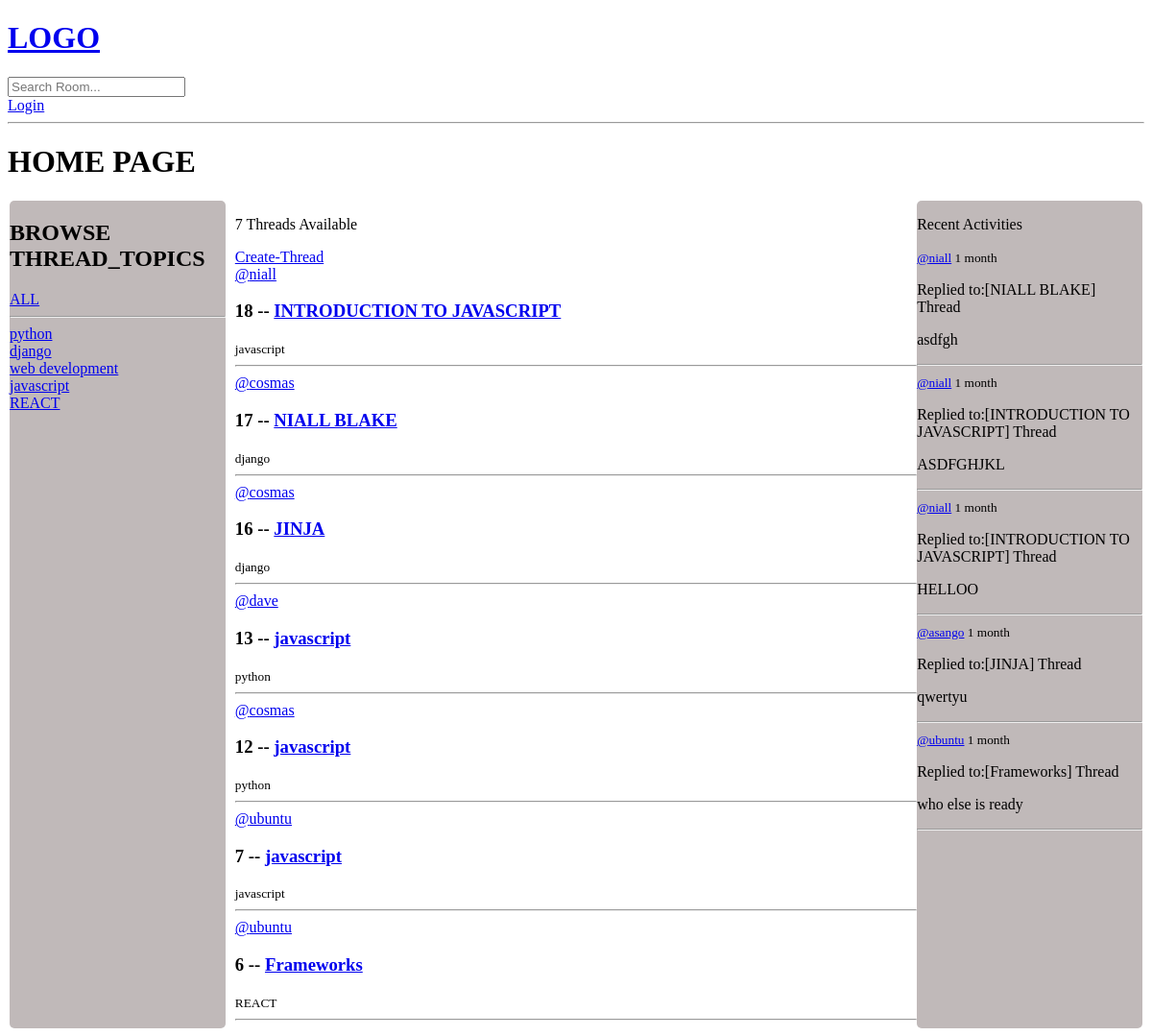
The page / on the database its author committed.
### webflow/models.py (models this page shows, shortened)
class Topic(models.Model):
    name = models.CharField(max_length=200) # the topic model has only one attribute 'name' (topic name).

class Room(models.Model):
    host = models.ForeignKey(User, on_delete=models.SET_NULL, null=True)
    topic = models.ForeignKey(Topic, on_delete=models.SET_NULL, null=True) #null=true allows this field to null in the db
    name = models.CharField(max_length=200)
    description = models.TextField(null=True, blank=True)
    participants = models.ManyToManyField(User, related_name='participants', blank=True)
    updated = models.DateTimeField(auto_now=True)
    created = models.DateTimeField(auto_now_add=True)
    class Meta:
        ordering = ['-updated', '-created'] #makes the last updated item to be first e.g last comments are always seem first above old ones
    def __str__(self):    #string representation of this room
        return self.name

class Message(models.Model):
    user = models.ForeignKey(User, on_delete=models.CASCADE)
    room = models.ForeignKey(Room, on_delete=models.CASCADE) #here we are just setting relationship#(Room is the parent name) this establishes the relationship in db and thats how we know is connected to what
    body = models.TextField()
    updated = models.DateTimeField(auto_now=True)
    created = models.DateTimeField(auto_now_add=True)
    def __str__(self):
        return self.body[0:50]   # [0:50]<== we only want th first 50 characters in our django admin

### webflow/views.py (the view)
# urls.py: 2. Add a URL to urlpatterns:  path('', views.home, name='home')
def home(request):
    q = request.GET.get('q') if request.GET.get('q') != None else  ''  #search by topic logic
    rooms = Room.objects.filter(
        Q(topic__name__contains=q) |    #  '|'==> means OR
        Q(name__icontains=q) |
        Q(description__icontains=q)
        )
    topics = Topic.objects.all()
    room_count = rooms.count()   # or in python we can use  room_count= rooms.len()
    room_messages = Message.objects.all().order_by('-created')
    context = {'rooms':rooms, 'topics': topics, 'room_count':room_count, 'room_messages': room_messages}  #   ==>   then we use the context variable to pass the list to the render method
    return render(request, 'webflow/home.html', context)

### webflow/templates/webflow/home.html (shortened to what this page needs)
{%extends 'main.html'%} {% block content %}
<h1>HOME PAGE</h1>
<div class="home-container">
    <div class="topics-section">
        <h2>BROWSE THREAD_TOPICS</h2>
        <div>
            <a href="{% url 'home' %}">ALL</a>
        </div>
        <hr> {% for topic in topics %}
        <div>
            <a href="{% url 'home' %}?q={{topic.name}}">{{topic.name}}</a>
        </div>
        {%endfor%}
    </div>
    <div class="available-room-section">
        <p>{{room_count}} Threads Available</p>
        <a href="{% url 'create-room' %}"> Create-Thread</a>
        <div>
            {% for room in rooms%}
            <div>
                <span> <a href="{% url 'user-profile' room.host.id %}">@{{room.host.username}}</a></span>
                <h3>{{room.id}} -- <a href="{% url 'room' room.id %}"> {{room.name}}</a></h3>
                <small>{{room.topic.name}}</small>
                <hr>
            </div>
            {%endfor%}
        </div>
    </div>
    <div class="activity">
        <p>Recent Activities</p>
        {% for message in room_messages %}
        <div>
            <small> <a href="{% url 'user-profile' message.user.id %}">  @{{message.user}}</a>  {{message.created |timesince}}</small>
            <p>Replied to:[{{message.room}}] Thread</p>
            <p>{{message}}</p>
            <hr>
        </div>
        {% endfor %}
    </div>
</div>
{% endblock content %}

### templates/main.html (shortened to what this page needs)
<!DOCTYPE html>
<html lang="en">
<head>
</head>
<body>
    {% include 'navbar.html' %}  {% block content%} {%endblock %}
</body>
</html>

### templates/navbar.html
<a href="/">
    <h1>LOGO</h1>
</a>
<form method="GET" action="{%url 'home' %}">
    <input type="text" name="q" placeholder="Search Room...">
</form>
{% if request.user.is_authenticated %}
<p>Hello @{{request.user}}</p>
<a href="{% url 'logout' %}">Logout</a> {% else %}
<a href="{% url 'login' %}">Login</a> {% endif %}
<hr>

### webflow/templates/webflow/home.html (style rules this page uses)
.home-container { display: grid; grid-template-columns: 1fr 3fr 1fr; }
.topics-section { margin-left: 2px; margin-right: 10px; background-color: rgb(192, 185, 185); border-radius: 5px; }
.activity { background-color: rgb(192, 185, 185); margin-right: 2px; border-radius: 5px; }

### rows shown on the page
Topic: name "python"
Topic: name "django"
Topic: name "web development"
Topic: name "javascript"
Topic: name "REACT"
Room: host.username "niall", id "18", name "INTRODUCTION TO JAVASCRIPT", topic.name "javascript"
Room: host.username "cosmas", id "17", name "NIALL BLAKE", topic.name "django"
Room: host.username "cosmas", id "16", name "JINJA", topic.name "django"
Room: host.username "dave", id "13", name "javascript", topic.name "python"
Room: host.username "cosmas", id "12", name "javascript", topic.name "python"
Room: host.username "ubuntu", id "7", name "javascript", topic.name "javascript"
Room: host.username "ubuntu", id "6", name "Frameworks", topic.name "REACT"
Message: user "niall", created "1 month", room "NIALL BLAKE", body "asdfgh"
Message: user "niall", created "1 month", room "INTRODUCTION TO JAVASCRIPT", body "ASDFGHJKL"
Message: user "niall", created "1 month", room "INTRODUCTION TO JAVASCRIPT", body "HELLOO"
Message: user "asango", created "1 month", room "JINJA", body "qwertyu"
Message: user "ubuntu", created "1 month", room "Frameworks", body "who else is ready"

### other values the page prints
{{ room_count }} "7"
